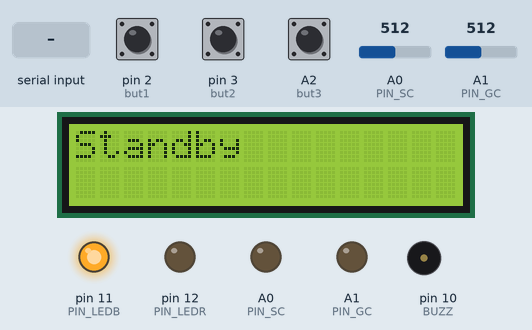
Simulated run of this sketch. Board: Arduino Mega 2560, built with avr-gcc and run on an emulated ATmega2560. On the bench: 16×2 character LCD, output pins drawn as LEDs (lit = HIGH), buzzer (waves = sounding). Inputs (shaded band) come from the test bench; at power-on: A2 (but3) LOW, A0 (PIN_SC) = 512, A1 (PIN_GC) = 512, pin 2 (but1) HIGH, pin 3 (but2) LOW. What the sketch prints to the serial monitor is not drawn.

Above: at 1.2 s.
1.3 s: A2 (but3) pulled HIGH for 0.15 s
At 2.4 s:
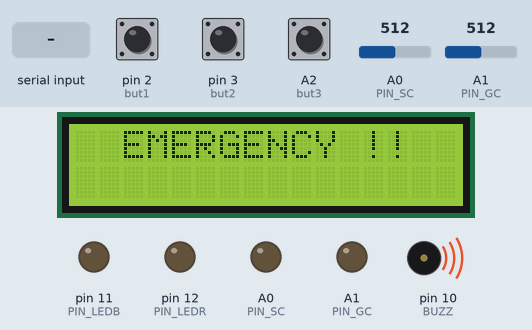
4.4 s: A0 (PIN_SC) set to 893
5.9 s: A0 (PIN_SC) set to 911
At 6.4 s:
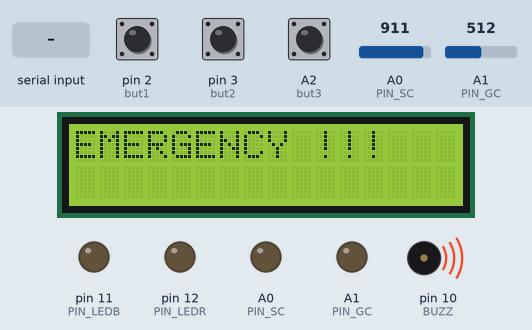
8.9 s: A1 (PIN_GC) set to 688
11.9 s: A1 (PIN_GC) set to 713
At 13.1 s:
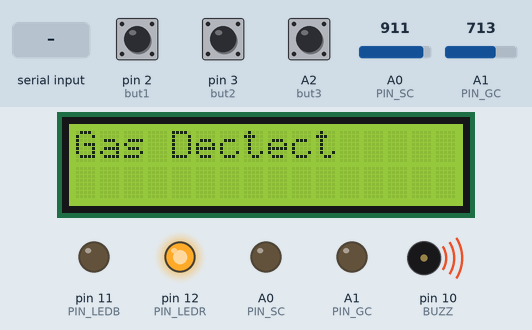
13.4 s: "Press1\n" received over the second serial link
At 16.41 s:
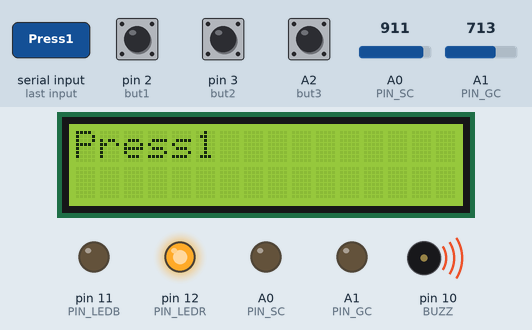
Timing chart, 0 to 17.4 s (numbered marks = the images above; inputs shaded):
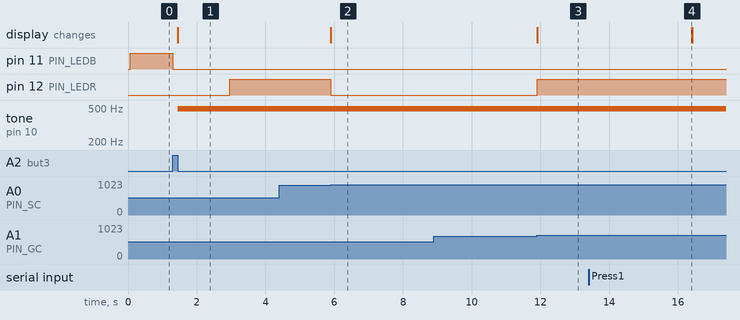

Measured:
- the behaviour switches between 900 and 901 on A0 (PIN_SC) (found by bisection; images 1 and 2)
- the behaviour switches between 700 and 701 on A1 (PIN_GC) (found by bisection; images 2 and 3)
- after the input at 1.3 s, pin 11 (PIN_LEDB): HIGH → LOW at once; pin 12 (PIN_LEDR): LOW → HIGH after 1.7 s; tone on pin 10 (BUZZ): silent → 490 Hz after 0.15 s; the display: changes after 0.15 s (image 1)
- after the input at 4.4 s, every drawn part: stays the same
- after the input at 5.9 s, pin 12 (PIN_LEDR): HIGH → LOW at once; the display: changes at once (image 2)
- after the input at 11.9 s, pin 12 (PIN_LEDR): LOW → HIGH at once; the display: changes at once (image 3)
- after the input at 13.4 s, the display: changes after 3.0 s (image 4)

The sketch:

TSB.ino
```cpp
#include<LiquidCrystal.h>
LiquidCrystal lcd(8, 9, 4, 5, 6, 7);

#include <pt.h>

#define PT_DELAY(pt, ms, ts) \
  ts = millis(); \
  PT_WAIT_WHILE(pt, millis()-ts < (ms));

#define PIN_LEDB 11 //น้ำเงืน
#define PIN_LEDR 12 //ดำ
#define PIN_SC A0
#define PIN_GC A1
#define but1 2      //ส้ม
#define but2 3      //น้ำตาล
#define but3 A2     //ขาว
#define BUZZ 10

#define Standby 11
#define Alert 12
#define PARK 2

String temp = "temp";
String val = "Standby";
String sendData = "NaN";

int Status = Standby;

struct pt pt_taskLED;
struct pt pt_taskSendSerial;

///////////////////////////////////////////////////////
PT_THREAD(taskSendSerial(struct pt* pt))
{
  static uint32_t ts;

  PT_BEGIN(pt);

  while (1)
  {
    sendSerial();
    PT_DELAY(pt, 600, ts);
  }

  PT_END(pt);
}


///////////////////////////////////////////////////////
void soundCheck()
{
  int sensorValue = analogRead(PIN_SC);
  if (sensorValue > 900)
  {
    lcd.clear();
    lcd.print("EMERGENCY !!!");
    digitalWrite(Status, LOW);
    Status = Alert;
    sendData = "S";
    taskSendSerial(&pt_taskSendSerial);
    //send Too Lound
  }
}

void gasCheck()
{
  int sensorValue = analogRead(PIN_GC);
  if (sensorValue > 700)
  {
    lcd.clear();
    lcd.print("Gas Dectect");
    digitalWrite(Status, LOW);
    Status = Alert;
    digitalWrite(Status, HIGH);
    analogWrite(BUZZ, 100);
    delay(500);
    analogWrite(BUZZ, 0);
    delay(500);
    analogWrite(BUZZ, 100);
    delay(500);
    analogWrite(BUZZ, 0);
    delay(500);
    analogWrite(BUZZ, 100);
    delay(500);
    analogWrite(BUZZ, 0);
    delay(500);
    analogWrite(BUZZ, 100);
    delay(500);
    analogWrite(BUZZ, 0);
    sendData = "G";
    taskSendSerial(&pt_taskSendSerial);
    //send
  }
}

void buttonPress()
{
  int pres = 0;
  //Serial.print(String(digitalRead(but1)));
  while (!digitalRead(but1))
  {
    //Serial.println("Press1");
    digitalWrite(Status, LOW);
    Status = Alert;
    pres = 1;
  }
  while (digitalRead(but2))
  {
    //Serial.println("Press2");
    digitalWrite(Status, LOW);
    Status = Alert;
    pres = 2;
  }
  while(digitalRead(but3))
  {
    //Serial.println("Press3");
    digitalWrite(Status, LOW);
    Status=Alert;
    pres=3;
  }
  if(pres==1)
  {
      lcd.clear();
      lcd.print("Calling...");
      //Serial.print("Press1");
      sendData="1";
      taskSendSerial(&pt_taskSendSerial);
      //send
  }
  if(pres==2)
  {
      lcd.clear();
      lcd.print("Calling...");
      //Serial.print("Press2");
      sendData="2";
      taskSendSerial(&pt_taskSendSerial);
      //send
  }
  if(pres==3)
  {
      lcd.clear();
      lcd.print("  EMERGENCY !!");
      //Serial.print("Press3");
      sendData="3";
      taskSendSerial(&pt_taskSendSerial);
      analogWrite(BUZZ,100);
      delay(300);
      analogWrite(BUZZ,0);
      delay(300);
      analogWrite(BUZZ,100);
      delay(300);
      analogWrite(BUZZ,0);
      delay(300);
      analogWrite(BUZZ,100);
      delay(300);
      analogWrite(BUZZ,0);
      //send
  }
  }

  ///////////////////////////////////////////////////////
  void recieveSerial() {
  if (Serial1.available() > 0) {
    val = Serial1.readStringUntil('\r');
    //Serial.print(" Recieve : ");
    //Serial.println(val);
    if(val!=temp)
    {
      Serial.print("Recieve : ");
      Serial.println(val);
      if(val=="/clear")
      {
        digitalWrite(Status, LOW);
        lcd.clear();
        lcd.print("Standby");
        Status=Standby;
        sendData="";
      }
      else
      {
        lcd.clear();
        lcd.print(val);
      }
    Serial1.flush();
    temp=val;
    }
  }
  }

  ///////////////////////////////////////////////////////
  void sendSerial(){
  if(sendData!="")
  {
    Serial1.print(sendData);
    Serial1.print('\r');
    Serial.print("SendData : "+sendData);
    Serial.println('\r');
    sendData = "";
  }
  }

  ///////////////////////////////////////////////////////
  PT_THREAD(taskLED(struct pt* pt))
  {
  static uint32_t ts;

  PT_BEGIN(pt);
  while (1)
  {
    digitalWrite(Status, HIGH);
    //Serial.print(Status);
    PT_DELAY(pt, 150, ts);
  }

  PT_END(pt);
  }

  ///////////////////////////////////////////////////////
  void setup()
  {
  Serial1.begin(115200);
  Serial.begin(115200);

  pinMode(PIN_SC, OUTPUT);
  pinMode(PIN_GC, OUTPUT);
  pinMode(BUZZ, OUTPUT);


  pinMode(but1, INPUT);
  pinMode(but2, INPUT);
  pinMode(but3, INPUT);

  pinMode(PIN_LEDB, OUTPUT);
  pinMode(PIN_LEDR, OUTPUT);
  PT_INIT(&pt_taskLED);

  lcd.begin(16,2);
  lcd.print(val);
  }

  ///////////////////////////////////////////////////////
  void loop()
  {
  taskLED(&pt_taskLED);

  soundCheck();
  gasCheck();
  buttonPress();
  recieveSerial();
  //digitalWrite(Status, HIGH);
  //Serial.print(Status);


  }
```
